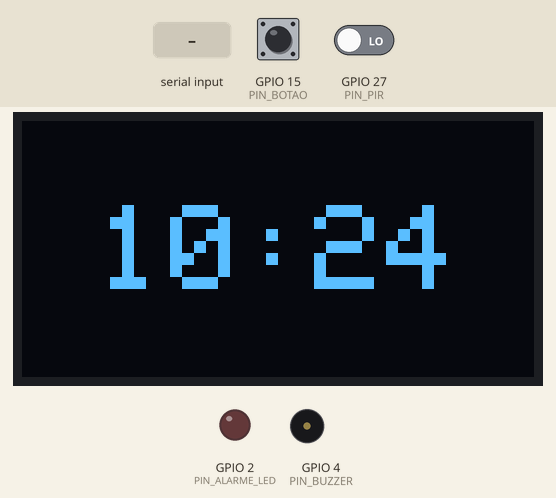
Simulated run of this sketch. Board: ESP32. Shown: 128×64 one-colour display, output pins drawn as LEDs (lit = HIGH), buzzer (waves = sounding). Dashed ring = blinking. Inputs (shaded band) come from the test bench; at power-on: GPIO 15 (PIN_BOTAO) HIGH, GPIO 27 (PIN_PIR) LOW. WiFi joins after 1.5 s; servers stay silent unless stated; the local clock reads 2024-03-15 10:24:30 at power-on unless the sketch sets it; no MQTT or app messages arrive unless stated; what the sketch prints to the serial monitor is not drawn.

Above: at 2.8 s.
2.9 s: "TESTE\n" received over Serial
At 4.3 s:
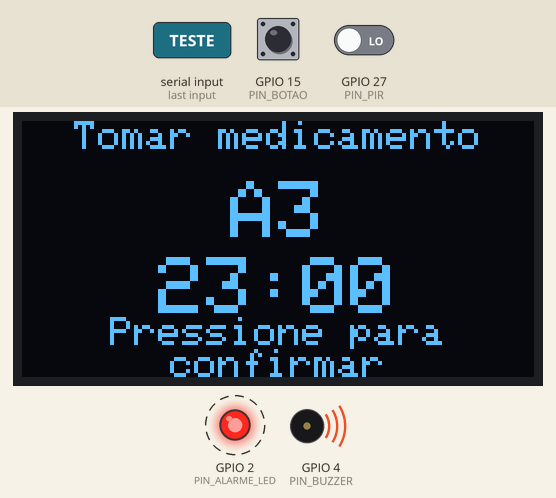
5.9 s: GPIO 15 (PIN_BOTAO) pulled LOW for 0.15 s
At 6.7 s:
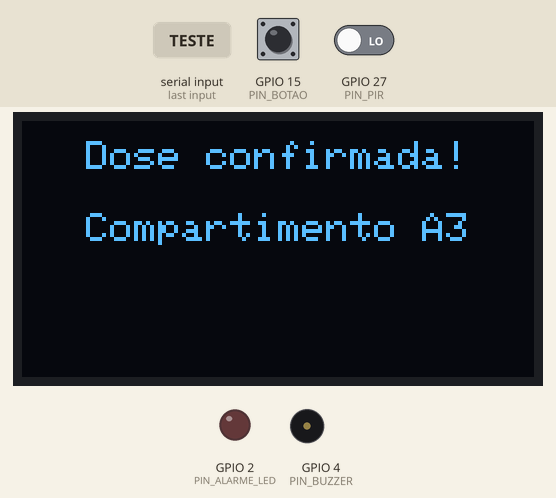
Timing chart, 0 to 8.9 s (numbered marks = the images above; inputs shaded):
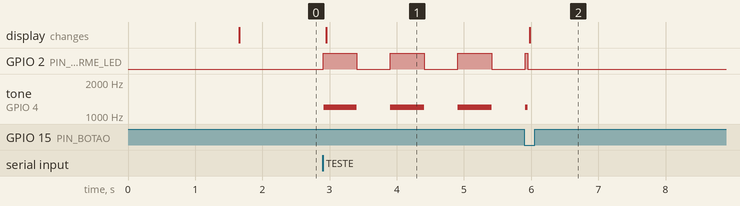

The sketch:

sketch.ino
```cpp
#include <Wire.h>
#include <Adafruit_GFX.h>
#include <Adafruit_SSD1306.h>
#include <WiFi.h>
#include <PubSubClient.h>
#include <time.h>
#include <string.h>

#define SCREEN_WIDTH 128
#define SCREEN_HEIGHT 64
#define OLED_RESET -1

Adafruit_SSD1306 display(SCREEN_WIDTH, SCREEN_HEIGHT, &Wire, OLED_RESET);

const int PIN_ALARME_LED = 2;
const int PIN_BUZZER = 4;
const int PIN_BOTAO = 15;
const int PIN_PIR = 27;

const char* WIFI_SSID = "Wokwi-GUEST";
const char* WIFI_PASS = "";

const char* MQTT_HOST = "broker.hivemq.com";
const uint16_t MQTT_PORT = 1883;
const char* MQTT_PREFIX = "caixa-medicamentos/nicoly-a4";

const long GMT_OFFSET_SEC = -3 * 3600;
const int DAYLIGHT_OFFSET_SEC = 0;

WiFiClient wifiClient;
PubSubClient mqtt(wifiClient);

String mqttBase;
String mqttTopico;

unsigned long ultimaTentativaWiFi = 0;
unsigned long ultimaTentativaMQTT = 0;

int numeroCompartimento = 3;
String horarioLembrete = "23:00";
String ultimaDataDisparo = "";

bool alertaAtivo = false;
bool alarmeSilenciadoPorPresenca = false;
bool estadoPisca = false;
bool presencaDetectada = false;

unsigned long ultimoPisca = 0;
unsigned long ultimaAtualizacaoDisplay = 0;

String mensagemStatus1 = "";
String mensagemStatus2 = "";

unsigned long statusAte = 0;
bool statusConfirmacao = false;

const unsigned long DEBOUNCE_PIR_MS = 150;
const unsigned long DEBOUNCE_BOTAO_MS = 35;

bool pirLeituraBruta = LOW;
bool pirEstadoEstavel = LOW;
unsigned long pirMudancaBruta = 0;

bool botaoLeituraBruta = HIGH;
bool botaoEstadoEstavel = HIGH;
unsigned long botaoMudancaBruta = 0;
unsigned long inicioPressionamentoBotao = 0;

struct EstatisticaTempo {
  unsigned long long somaUs = 0;
  unsigned long amostras = 0;
};

EstatisticaTempo tempoLED;
EstatisticaTempo tempoBuzzer;
EstatisticaTempo tempoOLED;
EstatisticaTempo tempoPIRMQTT;
EstatisticaTempo tempoBotaoMQTT;

struct MensagemPendente {
  bool ativa = false;
  unsigned long sequencia = 0;
  unsigned long inicioUs = 0;
  String evento = "";
};

const int MAX_PENDENTES = 16;

MensagemPendente pendentes[MAX_PENDENTES];

unsigned long sequenciaMQTT = 0;

String bufferSerial = "";

String obterHoraReal() {
  time_t agora = time(nullptr);

  if (agora < 1700000000) {
    return "--:--";
  }

  struct tm timeinfo;
  localtime_r(&agora, &timeinfo);

  char buffer[6];
  strftime(buffer, sizeof(buffer), "%H:%M", &timeinfo);

  return String(buffer);
}

String obterDataReal() {
  time_t agora = time(nullptr);

  if (agora < 1700000000) {
    return "";
  }

  struct tm timeinfo;
  localtime_r(&agora, &timeinfo);

  char buffer[11];
  strftime(buffer, sizeof(buffer), "%Y-%m-%d", &timeinfo);

  return String(buffer);
}

void registrarTempo(
  const char* nome,
  unsigned long duracao,
  EstatisticaTempo &estatistica
) {
  if (estatistica.amostras >= 4) {
    return;
  }

  estatistica.somaUs += duracao;
  estatistica.amostras++;

  double media =
    (double)estatistica.somaUs / estatistica.amostras;

  Serial.println();
  Serial.println("========== DESEMPENHO ==========");

  Serial.printf(
    "[MEDICAO] %s | Amostra %lu/4\n",
    nome,
    estatistica.amostras
  );

  Serial.printf(
    "[TEMPO] %lu us | %.3f ms\n",
    duracao,
    duracao / 1000.0
  );

  Serial.printf(
    "[MEDIA] %.2f us | %.3f ms\n",
    media,
    media / 1000.0
  );

  if (estatistica.amostras == 4) {
    Serial.println("[RESULTADO] QUATRO MEDICOES CONCLUIDAS.");
  }

  Serial.println("===============================");
}

void textoCentralizado(String texto, int y, int tamanho) {
  display.setTextSize(tamanho);

  int16_t x1, y1;
  uint16_t largura, altura;

  display.getTextBounds(
    texto.c_str(),
    0,
    0,
    &x1,
    &y1,
    &largura,
    &altura
  );

  display.setCursor((SCREEN_WIDTH - largura) / 2, y);
  display.print(texto);
}

void atualizarDisplay() {
  display.clearDisplay();
  display.setTextColor(SSD1306_WHITE);
  display.setTextWrap(false);

  if (alertaAtivo) {
    textoCentralizado("Tomar medicamento", 0, 1);
    textoCentralizado("A" + String(numeroCompartimento), 15, 2);
    textoCentralizado(horarioLembrete, 34, 2);
    textoCentralizado("Pressione para", 49, 1);
    textoCentralizado("confirmar", 57, 1);
  }
  else if ((int32_t)(statusAte - millis()) > 0) {
    textoCentralizado(mensagemStatus1, 5, 1);
    textoCentralizado(mensagemStatus2, 23, 1);

    if (!statusConfirmacao) {
      textoCentralizado(horarioLembrete, 42, 2);
    }
  }
  else {
    textoCentralizado(obterHoraReal(), 21, 3);
  }

  display.display();
}

void mostrarStatus(
  String linha1,
  String linha2,
  bool confirmacao = false
) {
  mensagemStatus1 = linha1;
  mensagemStatus2 = linha2;
  statusConfirmacao = confirmacao;
  statusAte = millis() + 3000;

  atualizarDisplay();
}

void callbackMQTT(
  char* topic,
  byte* payload,
  unsigned int length
) {
  String mensagem = "";

  for (unsigned int i = 0; i < length; i++) {
    mensagem += (char)payload[i];
  }

  int posicao = mensagem.indexOf("\"seq\":");

  if (posicao < 0) {
    return;
  }

  unsigned long seq =
    mensagem.substring(posicao + 6).toInt();

  int indice = seq % MAX_PENDENTES;

  if (!pendentes[indice].ativa) {
    return;
  }

  if (pendentes[indice].sequencia != seq) {
    return;
  }

  unsigned long tempoResposta =
    micros() - pendentes[indice].inicioUs;

  String evento = pendentes[indice].evento;

  pendentes[indice].ativa = false;

  Serial.println();
  Serial.println("[MQTT] RETORNO RECEBIDO DO BROKER");
  Serial.println("[MQTT] Evento: " + evento);

  Serial.printf(
    "[MQTT] Tempo de retorno: %lu us (%.3f ms)\n",
    tempoResposta,
    tempoResposta / 1000.0
  );

  if (evento == "presenca_detectada") {
    registrarTempo(
      "PIR_ate_retorno_MQTT",
      tempoResposta,
      tempoPIRMQTT
    );
  }
  else if (evento == "botao_pressionado") {
    registrarTempo(
      "BOTAO_ate_retorno_MQTT",
      tempoResposta,
      tempoBotaoMQTT
    );
  }
}

void publicarEvento(const char* evento) {
  if (!mqtt.connected()) {
    Serial.println("[MQTT] Evento nao enviado: broker desconectado.");
    return;
  }

  unsigned long seq = ++sequenciaMQTT;

  String payload =
    "{\"dispositivo\":\"caixa_medicamentos\","
    "\"seq\":" + String(seq) +
    ",\"evento\":\"" + String(evento) +
    "\",\"compartimento\":\"A" +
    String(numeroCompartimento) +
    "\",\"horario_agendado\":\"" +
    horarioLembrete +
    "\",\"hora_atual\":\"" +
    obterHoraReal() +
    "\",\"presenca_detectada\":" +
    String(presencaDetectada ? "true" : "false") +
    ",\"alarme_ativo\":" +
    String(alertaAtivo ? "true" : "false") +
    "}";

  int indice = seq % MAX_PENDENTES;

  bool medirRetorno =
    strcmp(evento, "presenca_detectada") == 0 ||
    strcmp(evento, "botao_pressionado") == 0;

  if (medirRetorno) {
    pendentes[indice].ativa = true;
    pendentes[indice].sequencia = seq;
    pendentes[indice].evento = String(evento);
    pendentes[indice].inicioUs = micros();
  }

  bool enviado = mqtt.publish(
    mqttTopico.c_str(),
    payload.c_str()
  );

  if (enviado) {
    Serial.println("[MQTT] Publicado: " + payload);
  }
  else {
    if (medirRetorno) {
      pendentes[indice].ativa = false;
    }

    Serial.println("[MQTT] Falha ao publicar.");
  }
}

void iniciarAlerta(unsigned long inicioComando = 0) {
  if (alertaAtivo) {
    return;
  }

  if (inicioComando == 0) {
    inicioComando = micros();
  }

  alertaAtivo = true;
  alarmeSilenciadoPorPresenca = false;
  estadoPisca = true;
  ultimoPisca = millis();

  digitalWrite(PIN_ALARME_LED, HIGH);

  registrarTempo(
    "COMANDO_ate_LED_LIGADO",
    micros() - inicioComando,
    tempoLED
  );

  tone(PIN_BUZZER, 1200);

  registrarTempo(
    "COMANDO_ate_BUZZER_LIGADO",
    micros() - inicioComando,
    tempoBuzzer
  );

  atualizarDisplay();

  registrarTempo(
    "COMANDO_ate_OLED_ATUALIZADO",
    micros() - inicioComando,
    tempoOLED
  );

  Serial.println();
  Serial.println("[ALARME] Lembrete ativado!");

  Serial.println(
    "[ALARME] Compartimento A" +
    String(numeroCompartimento)
  );

  Serial.println("[ALARME] Horario: " + horarioLembrete);

  publicarEvento("lembrete_acionado");
}

void silenciarAlarmePorPresenca() {
  if (!alertaAtivo || alarmeSilenciadoPorPresenca) {
    return;
  }

  alarmeSilenciadoPorPresenca = true;
  estadoPisca = false;

  digitalWrite(PIN_ALARME_LED, LOW);
  noTone(PIN_BUZZER);

  Serial.println();
  Serial.println("[PIR] Presenca detectada durante o alarme.");
  Serial.println("[ALARME] Som e LED silenciados.");
  Serial.println("[DOSE] Aguardando confirmacao pelo botao.");

  atualizarDisplay();
}

void confirmarAlerta(unsigned long inicioBotao = 0) {
  if (!alertaAtivo) {
    return;
  }

  alertaAtivo = false;
  alarmeSilenciadoPorPresenca = false;
  estadoPisca = false;

  digitalWrite(PIN_ALARME_LED, LOW);
  noTone(PIN_BUZZER);

  mostrarStatus(
    "Dose confirmada!",
    "Compartimento A" + String(numeroCompartimento),
    true
  );

  unsigned long respostaBotao = 0;

  if (inicioBotao > 0) {
    respostaBotao = micros() - inicioBotao;
  }

  Serial.println();
  Serial.println("[CONFIRMADO] Botao pressionado.");

  if (inicioBotao > 0) {
    Serial.printf(
      "[TEMPO] Botao ate confirmacao: %lu us (%.3f ms)\n",
      respostaBotao,
      respostaBotao / 1000.0
    );
  }

  publicarEvento("dose_confirmada_botao");
}

void verificarPresenca() {
  bool leitura = digitalRead(PIN_PIR);

  if (leitura != pirLeituraBruta) {
    pirLeituraBruta = leitura;
    pirMudancaBruta = millis();
  }

  if (
    pirLeituraBruta != pirEstadoEstavel &&
    millis() - pirMudancaBruta >= DEBOUNCE_PIR_MS
  ) {
    pirEstadoEstavel = pirLeituraBruta;
    presencaDetectada = pirEstadoEstavel;

    if (presencaDetectada) {
      Serial.println("[PIR] Movimento detectado.");

      publicarEvento("presenca_detectada");

      if (alertaAtivo) {
        silenciarAlarmePorPresenca();
      }
    }
    else {
      Serial.println("[PIR] Movimento encerrado.");

      publicarEvento("presenca_encerrada");
    }
  }
}

void verificarBotao() {
  bool leitura = digitalRead(PIN_BOTAO);

  if (leitura != botaoLeituraBruta) {
    botaoLeituraBruta = leitura;
    botaoMudancaBruta = millis();

    if (leitura == LOW) {
      inicioPressionamentoBotao = micros();
    }
  }

  if (
    botaoLeituraBruta != botaoEstadoEstavel &&
    millis() - botaoMudancaBruta >= DEBOUNCE_BOTAO_MS
  ) {
    botaoEstadoEstavel = botaoLeituraBruta;

    if (botaoEstadoEstavel == LOW) {
      Serial.println("[BOTAO] Pressionamento detectado.");

      publicarEvento("botao_pressionado");

      if (alertaAtivo) {
        confirmarAlerta(inicioPressionamentoBotao);
      }
      else {
        Serial.println("[BOTAO] Nenhum lembrete ativo.");
      }
    }
  }
}

void processarComandoSerial(String linha) {
  linha.trim();
  linha.toUpperCase();

  if (linha.length() == 0) {
    return;
  }

  if (linha == "TESTE") {
    unsigned long inicio = micros();
    iniciarAlerta(inicio);

    Serial.println("[OK] Teste manual executado.");
    return;
  }

  if (linha == "STATUS") {
    Serial.println();
    Serial.println("======= STATUS DO SISTEMA =======");

    Serial.println(
      "Compartimento: A" +
      String(numeroCompartimento)
    );

    Serial.println("Horario programado: " + horarioLembrete);
    Serial.println("Hora atual: " + obterHoraReal());
    Serial.println("Data atual: " + obterDataReal());

    Serial.println(
      "Alarme: " +
      String(alertaAtivo ? "ATIVO" : "INATIVO")
    );

    Serial.println(
      "Alarme sonoro: " +
      String(
        alertaAtivo && !alarmeSilenciadoPorPresenca
          ? "ATIVO"
          : "SILENCIADO"
      )
    );

    Serial.println(
      "Dose: " +
      String(alertaAtivo ? "PENDENTE" : "CONFIRMADA/SEM ALERTA")
    );

    Serial.println(
      "PIR: " +
      String(presencaDetectada ? "DETECTADO" : "LIVRE")
    );

    Serial.println(
      "Wi-Fi: " +
      String(WiFi.status() == WL_CONNECTED ? "CONECTADO" : "DESCONECTADO")
    );

    Serial.println(
      "MQTT: " +
      String(mqtt.connected() ? "CONECTADO" : "DESCONECTADO")
    );

    Serial.println("=================================");
    return;
  }

  int espaco = linha.indexOf(' ');

  if (espaco > 0) {
    String parteComp = linha.substring(0, espaco);
    String parteHora = linha.substring(espaco + 1);

    parteComp.trim();
    parteHora.trim();

    bool valido = true;

    if (
      !parteComp.startsWith("A") ||
      parteComp.length() < 2 ||
      parteComp.length() > 3 ||
      parteHora.length() != 5 ||
      parteHora.charAt(2) != ':'
    ) {
      valido = false;
    }

    for (int i = 1; valido && i < parteComp.length(); i++) {
      if (!isDigit(parteComp.charAt(i))) {
        valido = false;
      }
    }

    for (int i = 0; i < 5; i++) {
      if (
        i != 2 &&
        !isDigit(parteHora.charAt(i))
      ) {
        valido = false;
      }
    }

    int comp = parteComp.substring(1).toInt();
    int hh = parteHora.substring(0, 2).toInt();
    int mm = parteHora.substring(3, 5).toInt();

    if (
      valido &&
      comp >= 1 && comp <= 10 &&
      hh >= 0 && hh <= 23 &&
      mm >= 0 && mm <= 59
    ) {
      if (alertaAtivo) {
        alertaAtivo = false;
        alarmeSilenciadoPorPresenca = false;
        estadoPisca = false;
        digitalWrite(PIN_ALARME_LED, LOW);
        noTone(PIN_BUZZER);
      }

      numeroCompartimento = comp;
      horarioLembrete = parteHora;
      ultimaDataDisparo = "";

      Serial.println(
        "[SALVO] Compartimento A" +
        String(comp) +
        " | Horario: " +
        horarioLembrete
      );

      mostrarStatus(
        "Horario salvo!",
        "Compartimento A" + String(comp)
      );

      publicarEvento("agendamento_salvo");
      return;
    }
  }

  Serial.println("[ERRO] Comando invalido.");
  Serial.println("Exemplo: A2 22:30");
}

void conectarWiFiEHorario() {
  WiFi.mode(WIFI_STA);
  WiFi.begin(WIFI_SSID, WIFI_PASS);

  Serial.print("[WIFI] Conectando");

  int tentativas = 0;

  while (
    WiFi.status() != WL_CONNECTED &&
    tentativas < 30
  ) {
    delay(500);
    Serial.print(".");
    tentativas++;
  }

  if (WiFi.status() == WL_CONNECTED) {
    Serial.println();
    Serial.println("[WIFI] Conectado!");

    configTime(
      GMT_OFFSET_SEC,
      DAYLIGHT_OFFSET_SEC,
      "pool.ntp.org",
      "time.nist.gov"
    );

    int tentativasNTP = 0;

    while (
      obterHoraReal() == "--:--" &&
      tentativasNTP < 15
    ) {
      delay(1000);
      tentativasNTP++;
    }

    if (obterHoraReal() != "--:--") {
      Serial.println(
        "[NTP] Horario sincronizado: " +
        obterHoraReal()
      );

      Serial.println(
        "[NTP] Data: " +
        obterDataReal()
      );
    }
    else {
      Serial.println("[NTP] Aguardando sincronizacao.");
    }
  }
  else {
    Serial.println("[WIFI] Falha na conexao.");
  }
}

void manterConexoes() {
  if (WiFi.status() != WL_CONNECTED) {
    if (millis() - ultimaTentativaWiFi >= 10000) {
      ultimaTentativaWiFi = millis();

      Serial.println("[WIFI] Tentando reconectar...");
      WiFi.reconnect();
    }

    return;
  }

  if (
    !mqtt.connected() &&
    millis() - ultimaTentativaMQTT >= 5000
  ) {
    ultimaTentativaMQTT = millis();

    String clientId =
      "caixa-" +
      String((uint32_t)ESP.getEfuseMac(), HEX);

    if (mqtt.connect(clientId.c_str())) {
      Serial.println("[MQTT] Conectado ao HiveMQ.");

      bool inscrito = mqtt.subscribe(mqttTopico.c_str());

      Serial.println(
        inscrito
          ? "[MQTT] Inscricao no topico confirmada."
          : "[MQTT] Falha na inscricao."
      );

      publicarEvento("dispositivo_conectado");
    }
    else {
      Serial.println(
        "[MQTT] Falha na conexao: " +
        String(mqtt.state())
      );
    }
  }

  if (mqtt.connected()) {
    mqtt.loop();
  }
}

void verificarSerial() {
  while (Serial.available() > 0) {
    char caractere = Serial.read();

    if (caractere == '\n' || caractere == '\r') {
      if (bufferSerial.length() > 0) {
        processarComandoSerial(bufferSerial);
        bufferSerial = "";
      }
    }
    else if (bufferSerial.length() < 80) {
      bufferSerial += caractere;
    }
    else {
      bufferSerial = "";
    }
  }
}

void setup() {
  Serial.begin(115200);

  pinMode(PIN_ALARME_LED, OUTPUT);
  pinMode(PIN_BUZZER, OUTPUT);
  pinMode(PIN_BOTAO, INPUT_PULLUP);
  pinMode(PIN_PIR, INPUT);

  digitalWrite(PIN_ALARME_LED, LOW);
  noTone(PIN_BUZZER);

  Wire.begin(21, 22);

  if (!display.begin(SSD1306_SWITCHCAPVCC, 0x3C)) {
    Serial.println("[ERRO] Falha no display SSD1306.");

    for (;;) {
      delay(100);
    }
  }

  display.clearDisplay();
  display.setTextColor(SSD1306_WHITE);

  textoCentralizado("Iniciando...", 25, 1);
  display.display();

  pirLeituraBruta = digitalRead(PIN_PIR);
  pirEstadoEstavel = pirLeituraBruta;
  presencaDetectada = pirEstadoEstavel;

  botaoLeituraBruta = digitalRead(PIN_BOTAO);
  botaoEstadoEstavel = botaoLeituraBruta;

  mqttBase =
    String(MQTT_PREFIX) +
    "/" +
    String((uint32_t)ESP.getEfuseMac(), HEX);

  mqttTopico = mqttBase + "/eventos";

  mqtt.setServer(MQTT_HOST, MQTT_PORT);
  mqtt.setCallback(callbackMQTT);
  mqtt.setBufferSize(512);
  mqtt.setKeepAlive(30);
  mqtt.setSocketTimeout(3);

  conectarWiFiEHorario();

  ultimaTentativaMQTT = millis() - 5000;

  manterConexoes();
  atualizarDisplay();

  Serial.println();
  Serial.println("==================================");
  Serial.println(" CAIXA INTELIGENTE DE MEDICAMENTOS");
  Serial.println("==================================");

  Serial.println("[SISTEMA] Inicializado.");
  Serial.println("[MQTT] Topico: " + mqttTopico);
  Serial.println("[SISTEMA] Medicoes de desempenho habilitadas.");
  Serial.println("[SISTEMA] Quatro amostras por indicador.");
  Serial.println("[SISTEMA] Presenca silencia o alarme.");
  Serial.println("[SISTEMA] Dose confirmada somente pelo botao.");
  Serial.println("[COMANDOS] TESTE | STATUS | A2 22:30");
}

void loop() {
  manterConexoes();

  verificarPresenca();
  verificarBotao();
  verificarSerial();

  String horaReal = obterHoraReal();
  String dataReal = obterDataReal();

  if (
    horaReal != "--:--" &&
    dataReal.length() > 0
  ) {
    if (
      horaReal == horarioLembrete &&
      dataReal != ultimaDataDisparo
    ) {
      ultimaDataDisparo = dataReal;

      unsigned long inicioComando = micros();

      iniciarAlerta(inicioComando);
    }
  }

  if (
    alertaAtivo &&
    !alarmeSilenciadoPorPresenca &&
    millis() - ultimoPisca >= 500
  ) {
    ultimoPisca = millis();
    estadoPisca = !estadoPisca;

    digitalWrite(
      PIN_ALARME_LED,
      estadoPisca ? HIGH : LOW
    );

    if (estadoPisca) {
      tone(PIN_BUZZER, 1200);
    }
    else {
      noTone(PIN_BUZZER);
    }
  }

  if (alarmeSilenciadoPorPresenca) {
    digitalWrite(PIN_ALARME_LED, LOW);
    noTone(PIN_BUZZER);
  }

  if (
    millis() - ultimaAtualizacaoDisplay >= 250
  ) {
    ultimaAtualizacaoDisplay = millis();
    atualizarDisplay();
  }

  delay(2);
}
```

Measured:
- after the input at 2.9 s, GPIO 2 (PIN_ALARME_LED): alternates HIGH for 0.50 s and LOW for 0.50 s, starting at once; tone on GPIO 4 (PIN_BUZZER): alternates 1200 Hz for 0.50 s and silent for 0.50 s, starting at once; the display: changes after 0.05 s (image 1)
- after the input at 5.9 s, the display: changes after 0.08 s (image 2)
